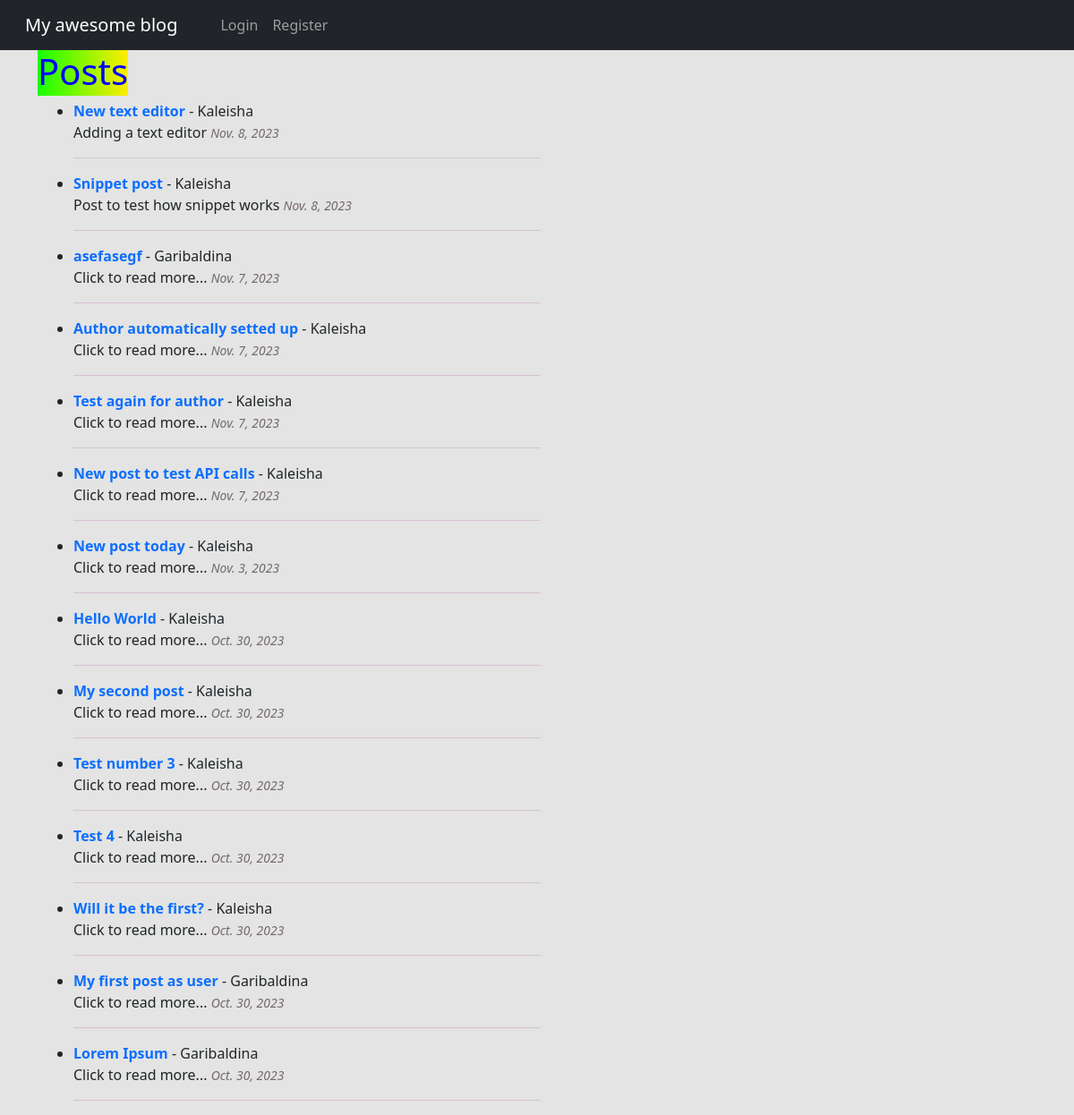
The app's page /, older data.
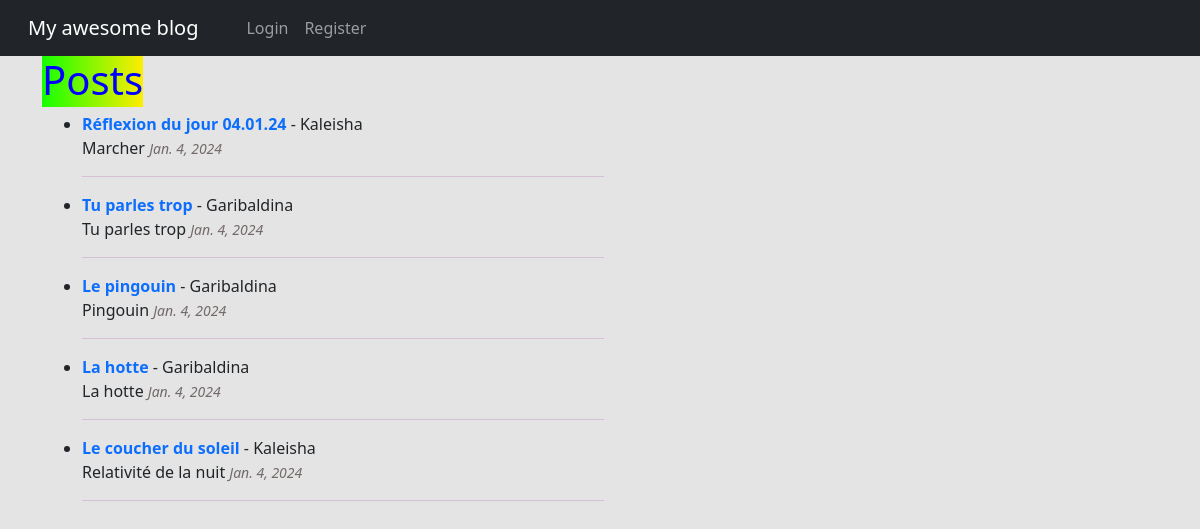
The same page, newer data.
### theblog/models.py (models this page shows, shortened)
class Post(models.Model):
    title = models.CharField(max_length=255)
    title_tag = models.CharField(max_length=255)
    body = RichTextField(blank=True, null=True)
    author = models.ForeignKey(User, on_delete=models.CASCADE)
    post_date = models.DateField(auto_now_add=True)
    likes = models.ManyToManyField(User, related_name='blog_posts')
    summary = models.CharField(max_length=255)

### theblog/views.py (the view)
# urls.py: path('', HomeView.as_view(), name="home"),
class HomeView(ListView):
    model = Post
    template_name = 'home.html'
    ordering = ['-post_date']

### theblog/templates/home.html (shortened to what this page needs)
{% extends "base.html" %}
{% block content %}
<h1 style="color:blue"><span style="background-image: linear-gradient(to right, #16FF00, #FFED00);">Posts</span></h1>
<ul>
  {% for post in object_list %}
    <li>
      <a href="{% url 'article-detail' post.pk %}" style="text-decoration: none; color:##3b6698;"
      > <strong>{{ post.title }}</strong> </a> - {{post.author.username }}
      {{ post.summary}}
      <small><i style="color:#736969;">{{ post.post_date }}</i></small>
      <hr style="width:50%; color:#b455ac;">
    </li>
  {% endfor %}
</ul>
{% endblock %}

### theblog/templates/base.html (shortened to what this page needs)
<!doctype html>
<html lang="en">
  <head>
    <link
      rel="stylesheet"
      href="https://cdn.jsdelivr.net/npm/bootstrap@5.3.2/dist/css/bootstrap.rtl.min.css"
    />
  </head>
  <body style="background-color:#565b5529;">
    <nav class="navbar navbar-expand-lg navbar-dark bg-dark">
      <div class="container-fluid">
        <a class="navbar-brand" href="{% url 'home' %}">My awesome blog</a>
        <div class="collapse navbar-collapse" id="navbarNav">
          <ul class="navbar-nav mr-auto">
            {% if user.is_authenticated %}
              <li class="nav-item">
                <a class="nav-link" href="{% url 'add-post' %}">Add Post</a>
              </li>
              <li class="nav-item">
                <a class="nav-link" href="{% url 'edit_profile' %}">Edit Profile</a>
              </li>
              <li class="nav-item">
                <a class="nav-link" href="{% url 'logout' %}">Logout</a>
              </li>
            {%  else %}
              <li class="nav-item">
                <a class="nav-link" href="{% url 'login' %}">Login</a>
              </li>
              <li class="nav-item">
                <a class="nav-link" href="{% url 'register' %}">Register</a>
              </li>
            {% endif %}
          </ul>
        </div>
      </div>
    </nav>
    <div class="container">{% block content %} {% endblock %}</div>
  </body>
</html>

Row changes from the older to the newer data that the page shows:
removed Post: title "New text editor", author.username "Kaleisha", summary "Adding a text editor", post_date "Nov. 8, 2023"
removed Post: title "Snippet post", author.username "Kaleisha", summary "Post to test how snippet works", post_date "Nov. 8, 2023"
removed Post: title "asefasegf", author.username "Garibaldina", summary "Click to read more...", post_date "Nov. 7, 2023"
removed Post: title "Author automatically setted up", author.username "Kaleisha", summary "Click to read more...", post_date "Nov. 7, 2023"
removed Post: title "Test again for author", author.username "Kaleisha", summary "Click to read more...", post_date "Nov. 7, 2023"
removed Post: title "New post to test API calls", author.username "Kaleisha", summary "Click to read more...", post_date "Nov. 7, 2023"
removed Post: title "New post today", author.username "Kaleisha", summary "Click to read more...", post_date "Nov. 3, 2023"
removed Post: title "Hello World", author.username "Kaleisha", summary "Click to read more...", post_date "Oct. 30, 2023"
removed Post: title "My second post", author.username "Kaleisha", summary "Click to read more...", post_date "Oct. 30, 2023"
removed Post: title "Test number 3", author.username "Kaleisha", summary "Click to read more...", post_date "Oct. 30, 2023"
removed Post: title "Test 4", author.username "Kaleisha", summary "Click to read more...", post_date "Oct. 30, 2023"
removed Post: title "Will it be the first?", author.username "Kaleisha", summary "Click to read more...", post_date "Oct. 30, 2023"
removed Post: title "My first post as user", author.username "Garibaldina", summary "Click to read more...", post_date "Oct. 30, 2023"
removed Post: title "Lorem Ipsum", author.username "Garibaldina", summary "Click to read more...", post_date "Oct. 30, 2023"
added Post: title "Réflexion du jour 04.01.24", author.username "Kaleisha", summary "Marcher", post_date "Jan. 4, 2024"
added Post: title "Tu parles trop", author.username "Garibaldina", summary "Tu parles trop", post_date "Jan. 4, 2024"
added Post: title "Le pingouin", author.username "Garibaldina", summary "Pingouin", post_date "Jan. 4, 2024"
added Post: title "La hotte", author.username "Garibaldina", summary "La hotte", post_date "Jan. 4, 2024"
added Post: title "Le coucher du soleil", author.username "Kaleisha", summary "Relativité de la nuit", post_date "Jan. 4, 2024"
